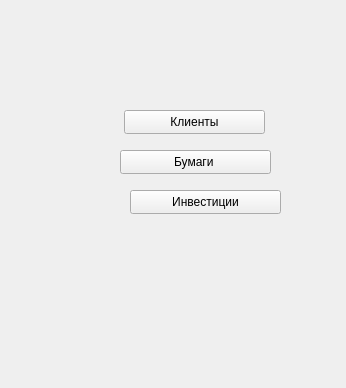
<?xml version="1.0" encoding="UTF-8"?>
<ui version="4.0">
 <class>Form</class>
 <widget class="QWidget" name="Form">
  <property name="geometry">
   <rect>
    <x>0</x>
    <y>0</y>
    <width>346</width>
    <height>388</height>
   </rect>
  </property>
  <property name="windowTitle">
   <string>Form</string>
  </property>
  <widget class="QPushButton" name="clientsPushButton">
   <property name="geometry">
    <rect>
     <x>124</x>
     <y>110</y>
     <width>141</width>
     <height>24</height>
    </rect>
   </property>
   <property name="text">
    <string>Клиенты</string>
   </property>
  </widget>
  <widget class="QPushButton" name="papersPushButton">
   <property name="geometry">
    <rect>
     <x>120</x>
     <y>150</y>
     <width>151</width>
     <height>24</height>
    </rect>
   </property>
   <property name="text">
    <string>Бумаги </string>
   </property>
  </widget>
  <widget class="QPushButton" name="investmentPushButton">
   <property name="geometry">
    <rect>
     <x>130</x>
     <y>190</y>
     <width>151</width>
     <height>24</height>
    </rect>
   </property>
   <property name="text">
    <string>Инвестиции</string>
   </property>
  </widget>
 </widget>
 <resources/>
 <connections/>
</ui>
